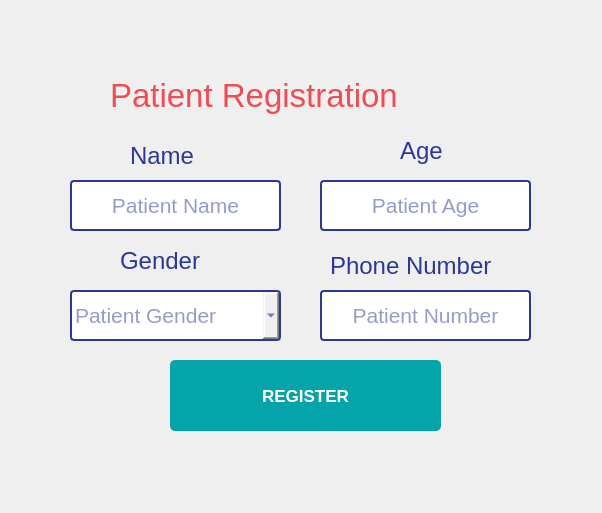
<?xml version="1.0" encoding="UTF-8"?>
<ui version="4.0">
    <class>Form</class>
    <widget class="QWidget" name="Form">
        <property name="windowModality">
            <enum>Qt::WindowModal</enum>
        </property>
        <property name="enabled">
            <bool>true</bool>
        </property>
        <property name="geometry">
            <rect>
                <x>0</x>
                <y>0</y>
                <width>602</width>
                <height>513</height>
            </rect>
        </property>
        <property name="focusPolicy">
            <enum>Qt::StrongFocus</enum>
        </property>
        <property name="windowTitle">
            <string>Form</string>
        </property>
        <widget class="QWidget" name="AddPat" native="true">
            <property name="enabled">
                <bool>true</bool>
            </property>
            <property name="geometry">
                <rect>
                    <x>70</x>
                    <y>70</y>
                    <width>461</width>
                    <height>361</height>
                </rect>
            </property>
            <widget class="QLineEdit" name="age">
                <property name="geometry">
                    <rect>
                        <x>250</x>
                        <y>110</y>
                        <width>211</width>
                        <height>51</height>
                    </rect>
                </property>
                <property name="focusPolicy">
                    <enum>Qt::WheelFocus</enum>
                </property>
                <property name="styleSheet">
                    <string notr="true">font-size: 16pt;
border-radius: 4px;
border: 2px solid #2B3993;
color: #2B3993;</string>
                </property>
                <property name="maxLength">
                    <number>32000</number>
                </property>
                <property name="alignment">
                    <set>Qt::AlignCenter</set>
                </property>
                <property name="placeholderText">
                    <string>Patient Age</string>
                </property>
                <property name="cursorMoveStyle">
                    <enum>Qt::VisualMoveStyle</enum>
                </property>
            </widget>
            <widget class="QPushButton" name="registerbutton">
                <property name="geometry">
                    <rect>
                        <x>100</x>
                        <y>290</y>
                        <width>271</width>
                        <height>71</height>
                    </rect>
                </property>
                <property name="styleSheet">
                    <string notr="true">background-color: #05A4AB;
color: white;
border: 0;
border-radius: 5px;
font-weight: bold;
text-transform: uppercase;
font-size: 13pt;</string>
                </property>
                <property name="text">
                    <string>REGISTER</string>
                </property>
            </widget>
            <widget class="QLineEdit" name="phone">
                <property name="geometry">
                    <rect>
                        <x>250</x>
                        <y>220</y>
                        <width>211</width>
                        <height>51</height>
                    </rect>
                </property>
                <property name="styleSheet">
                    <string notr="true">font-size: 16pt;
border-radius: 4px;
border: 2px solid #2B3993;
color: #2B3993;</string>
                </property>
                <property name="alignment">
                    <set>Qt::AlignCenter</set>
                </property>
                <property name="placeholderText">
                    <string>Patient Number</string>
                </property>
            </widget>
            <widget class="QComboBox" name="gender">
                <property name="geometry">
                    <rect>
                        <x>0</x>
                        <y>220</y>
                        <width>211</width>
                        <height>51</height>
                    </rect>
                </property>
                <property name="styleSheet">
                    <string notr="true">font-size: 16pt;
border-radius: 4px;
border: 2px solid #2B3993;
color: #2B3993;</string>
                </property>
                <property name="placeholderText">
                    <string>Patient Gender</string>
                </property>
                <item>
                    <property name="text">
                        <string>Male</string>
                    </property>
                </item>
                <item>
                    <property name="text">
                        <string>Female</string>
                    </property>
                </item>
                <item>
                    <property name="text">
                        <string>Other</string>
                    </property>
                </item>
            </widget>
            <widget class="QLineEdit" name="name">
                <property name="geometry">
                    <rect>
                        <x>0</x>
                        <y>110</y>
                        <width>211</width>
                        <height>51</height>
                    </rect>
                </property>
                <property name="focusPolicy">
                    <enum>Qt::StrongFocus</enum>
                </property>
                <property name="styleSheet">
                    <string notr="true">font-size: 16pt;
border-radius: 4px;
border: 2px solid #2B3993;
color: #2B3993;</string>
                </property>
                <property name="maxLength">
                    <number>50</number>
                </property>
                <property name="cursorPosition">
                    <number>0</number>
                </property>
                <property name="alignment">
                    <set>Qt::AlignCenter</set>
                </property>
                <property name="placeholderText">
                    <string>Patient Name</string>
                </property>
            </widget>
            <widget class="QLabel" name="label_5">
                <property name="geometry">
                    <rect>
                        <x>260</x>
                        <y>180</y>
                        <width>201</width>
                        <height>31</height>
                    </rect>
                </property>
                <property name="styleSheet">
                    <string notr="true">color: rgb(43, 57, 147); font-size: 18pt;</string>
                </property>
                <property name="text">
                    <string>Phone Number</string>
                </property>
            </widget>
            <widget class="QLabel" name="label_3">
                <property name="geometry">
                    <rect>
                        <x>330</x>
                        <y>60</y>
                        <width>51</width>
                        <height>41</height>
                    </rect>
                </property>
                <property name="styleSheet">
                    <string notr="true">color: rgb(43, 57, 147); font-size: 18pt;</string>
                </property>
                <property name="text">
                    <string>Age</string>
                </property>
            </widget>
            <widget class="QLabel" name="label_4">
                <property name="geometry">
                    <rect>
                        <x>50</x>
                        <y>170</y>
                        <width>101</width>
                        <height>41</height>
                    </rect>
                </property>
                <property name="styleSheet">
                    <string notr="true">color: rgb(43, 57, 147); font-size: 18pt;</string>
                </property>
                <property name="text">
                    <string>Gender</string>
                </property>
            </widget>
            <widget class="QLabel" name="label">
                <property name="geometry">
                    <rect>
                        <x>40</x>
                        <y>0</y>
                        <width>371</width>
                        <height>51</height>
                    </rect>
                </property>
                <property name="styleSheet">
                    <string notr="true">text-align: center;color:#ED4D53;font-family: 'Alegreya', serif;font-size: 25pt;</string>
                </property>
                <property name="text">
                    <string>Patient Registration</string>
                </property>
            </widget>
            <widget class="QLabel" name="label_2">
                <property name="geometry">
                    <rect>
                        <x>60</x>
                        <y>70</y>
                        <width>81</width>
                        <height>31</height>
                    </rect>
                </property>
                <property name="styleSheet">
                    <string notr="true">color: rgb(43, 57, 147); font-size: 18pt;</string>
                </property>
                <property name="text">
                    <string>Name</string>
                </property>
            </widget>
        </widget>
    </widget>
    <resources />
    <connections />
</ui>
